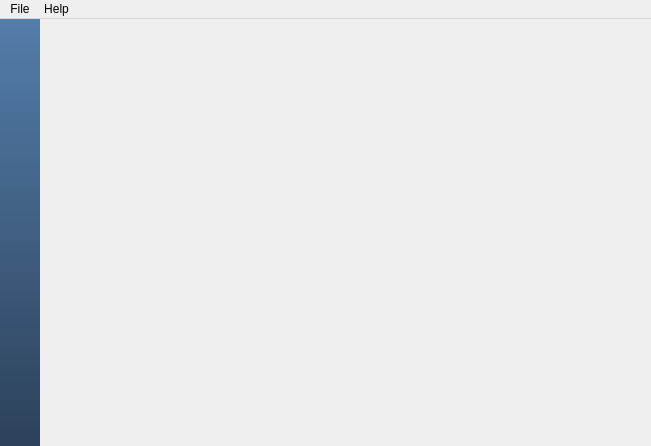
<?xml version="1.0" encoding="UTF-8"?>
<ui version="4.0">
 <class>MainWindow</class>
 <widget class="QMainWindow" name="MainWindow">
  <property name="geometry">
   <rect>
    <x>0</x>
    <y>0</y>
    <width>651</width>
    <height>446</height>
   </rect>
  </property>
  <property name="windowTitle">
   <string>MainWindow</string>
  </property>
  <property name="windowIcon">
   <iconset resource="resources.qrc">
    <normaloff>:/App/icon.png</normaloff>:/App/icon.png</iconset>
  </property>
  <widget class="QWidget" name="centralWidget">
   <layout class="QHBoxLayout" name="horizontalLayout">
    <property name="spacing">
     <number>0</number>
    </property>
    <property name="leftMargin">
     <number>0</number>
    </property>
    <property name="topMargin">
     <number>0</number>
    </property>
    <property name="rightMargin">
     <number>0</number>
    </property>
    <property name="bottomMargin">
     <number>0</number>
    </property>
    <item>
     <widget class="QFrame" name="frame">
      <property name="styleSheet">
       <string notr="true">background-color: qlineargradient(spread:pad, x1:0, y1:0, x2:0, y2:1, stop:0 #ff537daa, stop:1 #ff2c4159);</string>
      </property>
      <property name="frameShape">
       <enum>QFrame::NoFrame</enum>
      </property>
      <property name="frameShadow">
       <enum>QFrame::Plain</enum>
      </property>
      <property name="lineWidth">
       <number>0</number>
      </property>
      <layout class="QVBoxLayout" name="verticalLayout">
       <property name="spacing">
        <number>0</number>
       </property>
       <property name="leftMargin">
        <number>0</number>
       </property>
       <property name="topMargin">
        <number>0</number>
       </property>
       <property name="rightMargin">
        <number>0</number>
       </property>
       <property name="bottomMargin">
        <number>0</number>
       </property>
       <item>
        <widget class="QPushButton" name="btMain">
         <property name="autoFillBackground">
          <bool>false</bool>
         </property>
         <property name="styleSheet">
          <string notr="true">QPushButton:checked{
    background-color: #00000000;
    border-style: outset;
}
QPushButton:hover{
    background-color: #44000000;
    border-style: outset;
}</string>
         </property>
         <property name="text">
          <string/>
         </property>
         <property name="icon">
          <iconset>
           <activeoff>:/MainWindowIcons/icons/navigator_off.png</activeoff>
           <activeon>:/MainWindowIcons/icons/navigator_on.png</activeon>
          </iconset>
         </property>
         <property name="iconSize">
          <size>
           <width>40</width>
           <height>40</height>
          </size>
         </property>
         <property name="checkable">
          <bool>true</bool>
         </property>
         <property name="checked">
          <bool>false</bool>
         </property>
         <property name="autoDefault">
          <bool>false</bool>
         </property>
         <property name="default">
          <bool>false</bool>
         </property>
         <property name="flat">
          <bool>true</bool>
         </property>
        </widget>
       </item>
       <item>
        <widget class="QPushButton" name="btFavorites">
         <property name="autoFillBackground">
          <bool>false</bool>
         </property>
         <property name="styleSheet">
          <string notr="true">QPushButton:checked{
    background-color: #00000000;
    border-style: outset;
}
QPushButton:hover{
    background-color: #44000000;
    border-style: outset;
}</string>
         </property>
         <property name="text">
          <string/>
         </property>
         <property name="icon">
          <iconset>
           <activeoff>:/MainWindowIcons/icons/favorites_off.png</activeoff>
           <activeon>:/MainWindowIcons/icons/favorites_on.png</activeon>
          </iconset>
         </property>
         <property name="iconSize">
          <size>
           <width>40</width>
           <height>40</height>
          </size>
         </property>
         <property name="checkable">
          <bool>true</bool>
         </property>
         <property name="flat">
          <bool>true</bool>
         </property>
        </widget>
       </item>
       <item>
        <widget class="QPushButton" name="btHistory">
         <property name="enabled">
          <bool>true</bool>
         </property>
         <property name="autoFillBackground">
          <bool>false</bool>
         </property>
         <property name="styleSheet">
          <string notr="true">QPushButton:checked{
    background-color: #00000000;
    border-style: outset;
}
QPushButton:hover{
    background-color: #44000000;
    border-style: outset;
}</string>
         </property>
         <property name="text">
          <string/>
         </property>
         <property name="icon">
          <iconset>
           <activeoff>:/MainWindowIcons/icons/history_off.png</activeoff>
           <activeon>:/MainWindowIcons/icons/history_on.png</activeon>
          </iconset>
         </property>
         <property name="iconSize">
          <size>
           <width>40</width>
           <height>40</height>
          </size>
         </property>
         <property name="checkable">
          <bool>true</bool>
         </property>
         <property name="checked">
          <bool>false</bool>
         </property>
         <property name="autoRepeat">
          <bool>false</bool>
         </property>
         <property name="autoExclusive">
          <bool>false</bool>
         </property>
         <property name="autoDefault">
          <bool>false</bool>
         </property>
         <property name="default">
          <bool>false</bool>
         </property>
         <property name="flat">
          <bool>true</bool>
         </property>
        </widget>
       </item>
       <item>
        <widget class="QPushButton" name="btTags">
         <property name="autoFillBackground">
          <bool>false</bool>
         </property>
         <property name="styleSheet">
          <string notr="true">QPushButton:checked{
    background-color: #00000000;
    border-style: outset;
}
QPushButton:hover{
    background-color: #44000000;
    border-style: outset;
}</string>
         </property>
         <property name="text">
          <string/>
         </property>
         <property name="icon">
          <iconset>
           <activeoff>:/MainWindowIcons/icons/tags_off.png</activeoff>
           <activeon>:/MainWindowIcons/icons/tags_on.png</activeon>
          </iconset>
         </property>
         <property name="iconSize">
          <size>
           <width>40</width>
           <height>40</height>
          </size>
         </property>
         <property name="checkable">
          <bool>true</bool>
         </property>
         <property name="flat">
          <bool>true</bool>
         </property>
        </widget>
       </item>
       <item>
        <widget class="QPushButton" name="btThrash">
         <property name="autoFillBackground">
          <bool>false</bool>
         </property>
         <property name="styleSheet">
          <string notr="true">QPushButton:checked{
    background-color: #00000000;
    border-style: outset;
}
QPushButton:hover{
    background-color: #44000000;
    border-style: outset;
}</string>
         </property>
         <property name="text">
          <string/>
         </property>
         <property name="icon">
          <iconset>
           <activeoff>:/MainWindowIcons/icons/thrash_off.png</activeoff>
           <activeon>:/MainWindowIcons/icons/thrash_on.png</activeon>
          </iconset>
         </property>
         <property name="iconSize">
          <size>
           <width>40</width>
           <height>40</height>
          </size>
         </property>
         <property name="checkable">
          <bool>true</bool>
         </property>
         <property name="flat">
          <bool>true</bool>
         </property>
        </widget>
       </item>
       <item>
        <widget class="QPushButton" name="btSettings">
         <property name="autoFillBackground">
          <bool>false</bool>
         </property>
         <property name="styleSheet">
          <string notr="true">QPushButton:checked{
    background-color: #00000000;
    border-style: outset;
}
QPushButton:hover{
    background-color: #44000000;
    border-style: outset;
}</string>
         </property>
         <property name="text">
          <string/>
         </property>
         <property name="icon">
          <iconset>
           <activeoff>:/MainWindowIcons/icons/settings_off.png</activeoff>
           <activeon>:/MainWindowIcons/icons/settings_on.png</activeon>
          </iconset>
         </property>
         <property name="iconSize">
          <size>
           <width>40</width>
           <height>40</height>
          </size>
         </property>
         <property name="checkable">
          <bool>true</bool>
         </property>
         <property name="flat">
          <bool>true</bool>
         </property>
        </widget>
       </item>
       <item>
        <spacer name="verticalSpacer">
         <property name="orientation">
          <enum>Qt::Vertical</enum>
         </property>
         <property name="sizeHint" stdset="0">
          <size>
           <width>20</width>
           <height>40</height>
          </size>
         </property>
        </spacer>
       </item>
      </layout>
     </widget>
    </item>
    <item>
     <widget class="QStackedWidget" name="stackedWidget">
      <property name="styleSheet">
       <string notr="true">background-color::checked: rgb(255, 170, 0);</string>
      </property>
      <property name="currentIndex">
       <number>-1</number>
      </property>
     </widget>
    </item>
   </layout>
  </widget>
  <widget class="QMenuBar" name="menuBar">
   <property name="geometry">
    <rect>
     <x>0</x>
     <y>0</y>
     <width>651</width>
     <height>20</height>
    </rect>
   </property>
   <widget class="QMenu" name="menuFile">
    <property name="title">
     <string>File</string>
    </property>
    <addaction name="actionSwitch_workspace"/>
    <addaction name="separator"/>
    <addaction name="actionImport_files"/>
    <addaction name="actionExport_files"/>
    <addaction name="separator"/>
    <addaction name="actionQuit"/>
   </widget>
   <widget class="QMenu" name="menuHelp">
    <property name="title">
     <string>Help</string>
    </property>
    <addaction name="actionAbout"/>
   </widget>
   <addaction name="menuFile"/>
   <addaction name="menuHelp"/>
  </widget>
  <action name="actionSwitch_workspace">
   <property name="text">
    <string>Change workspace</string>
   </property>
   <property name="shortcut">
    <string>Ctrl+O</string>
   </property>
  </action>
  <action name="actionQuit">
   <property name="text">
    <string>Quit</string>
   </property>
   <property name="shortcut">
    <string>Ctrl+Q</string>
   </property>
  </action>
  <action name="actionAbout">
   <property name="text">
    <string>About</string>
   </property>
  </action>
  <action name="actionImport_files">
   <property name="text">
    <string>Import files...</string>
   </property>
  </action>
  <action name="actionExport_files">
   <property name="text">
    <string>Export files...</string>
   </property>
  </action>
  <action name="actionClose_tab">
   <property name="text">
    <string>Close tab</string>
   </property>
   <property name="shortcut">
    <string>Ctrl+W</string>
   </property>
  </action>
  <action name="actionNew_tab">
   <property name="text">
    <string>New tab</string>
   </property>
   <property name="shortcut">
    <string>Ctrl+T</string>
   </property>
  </action>
  <action name="actionNext_tab">
   <property name="text">
    <string>Next tab</string>
   </property>
   <property name="shortcut">
    <string>Ctrl+Tab</string>
   </property>
  </action>
  <action name="actionPrevious_tab">
   <property name="text">
    <string>Previous tab</string>
   </property>
   <property name="shortcut">
    <string>Ctrl+Shift+Tab</string>
   </property>
  </action>
  <action name="actionCut">
   <property name="text">
    <string>Cut</string>
   </property>
   <property name="shortcut">
    <string>Ctrl+X</string>
   </property>
  </action>
  <action name="actionCopy">
   <property name="text">
    <string>Copy</string>
   </property>
   <property name="shortcut">
    <string>Ctrl+C</string>
   </property>
  </action>
  <action name="actionPaste">
   <property name="text">
    <string>Paste</string>
   </property>
   <property name="shortcut">
    <string>Ctrl+V</string>
   </property>
  </action>
  <action name="actionRename">
   <property name="text">
    <string>Rename</string>
   </property>
   <property name="shortcut">
    <string>Ctrl+R</string>
   </property>
  </action>
 </widget>
 <layoutdefault spacing="6" margin="11"/>
 <resources>
  <include location="resources.qrc"/>
 </resources>
 <connections/>
</ui>
